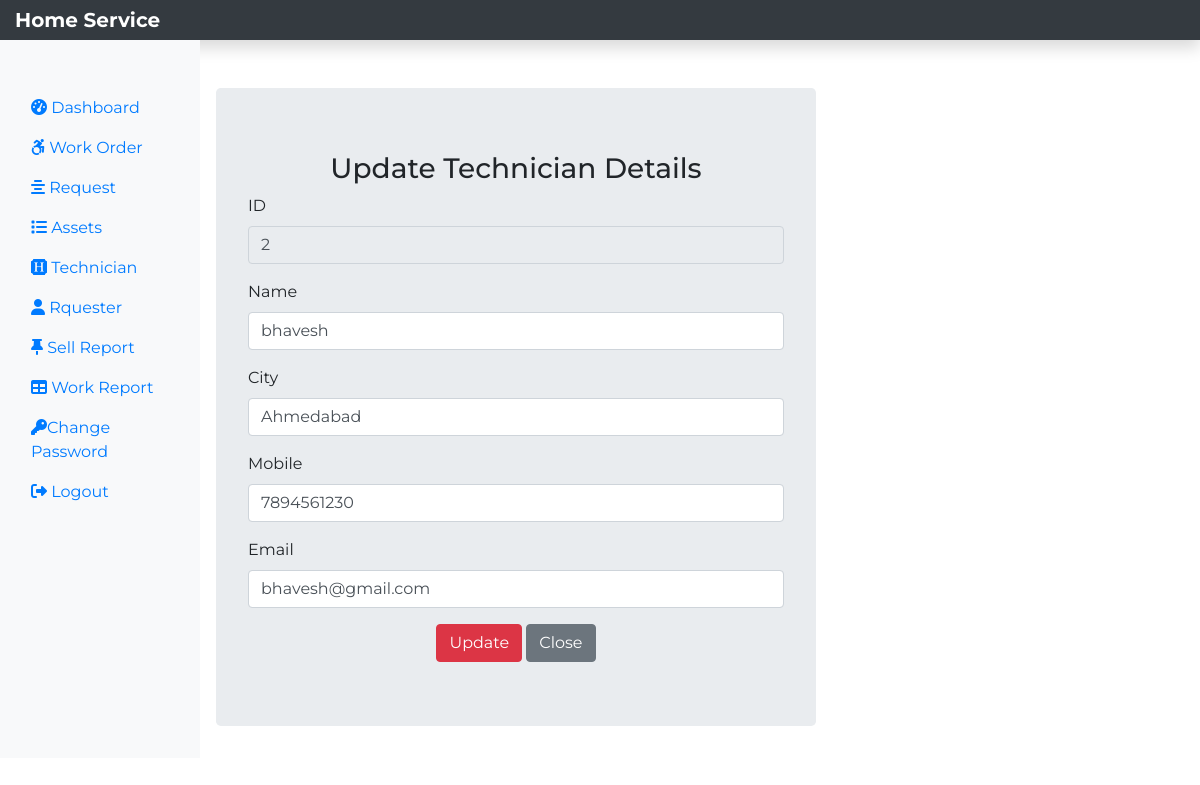
The page /edittemp.php?id=2 (signed in) on the database its author committed.
### tables this page shows
CREATE TABLE `technician_tb` (
  `empid` int(11) NOT NULL,
  `empName` varchar(60) NOT NULL,
  `empCity` varchar(60) NOT NULL,
  `empMobile` bigint(20) NOT NULL,
  `empEmail` varchar(60) NOT NULL
);

### edittemp.php (the view, shortened to what this page needs)
<?php
include('dbconnect.php');
?>
<!DOCTYPE html>
<html lang="en">
<head>
    <link rel="stylesheet" href="style.css">
    <link rel="stylesheet" href="https://cdn.jsdelivr.net/npm/bootstrap@4.3.1/dist/css/bootstrap.min.css">
    <link rel="stylesheet" href="https://cdn.jsdelivr.net/npm/bootstrap@4.3.1/dist/css/bootstrap.min.css">
</head>
<body>
<nav class="navbar navbar-dark fied-top bg-dark flex-md-nowrap p-0 shadow">
   <a class="navbar-brand col-sm-3 col-md-2 mr-0" href="requestprofile.php">Home Service</a></nav>
   <div class="container-fluid">
    <div class="row">
        <nav class="col-sm-2 bg-light sidebar py-5 ">
            <div class="sidebar sticky">
                <ul class="nav flex-column">
                    <li class="nav-item"><a class="nav-link active" href="dashboard.php"><i class="fas fa-tachometer-alt"></i>&nbsp;Dashboard</a></li>
                    <li class="nav-item"><a class="nav-link" href="work.php"><i class="fab fa-accessible-icon"></i>&nbsp;Work Order</a></li>
                    <li class="nav-item"><a class="nav-link" href="req.php"><i class="fas fa-align-center"></i>&nbsp;Request </a></li>
                    <li class="nav-item"><a class="nav-link" href="assets.php"><i class="fas fa-list"></i>&nbsp;Assets</a></li>
                    <li class="nav-item"><a class="nav-link" href="technician.php"><i class="fa-brands fa-hire-a-helper"></i>&nbsp;Technician</a></li>
                    <li class="nav-item"><a class="nav-link" href="rquester.php"><i class="fas fa-user"></i>&nbsp;Rquester</a></li>
                    <li class="nav-item"><a class="nav-link" href="sellreport.php"><i class="fa-solid fa-thumbtack"></i>&nbsp;Sell Report</a></li>
                    <li class="nav-item"><a class="nav-link" href="workreport.php"><i class="fas fa-table"></i>&nbsp;Work Report</a></li>
                    <li class="nav-item"><a class="nav-link" href="changepass.php"><i class="fas fa-key"></i>Change Password</a></li>
                    <li class="nav-item"><a class="nav-link" href="logout.php"><i class="fas fa-sign-out-alt"></i>&nbsp;Logout</a></li>
                </ul>
            </div>
        </nav>
<div class="col-sm-6 mt-5 mx-3 jumbotron">
    <h3 class="text-center">Update Technician Details</h3>
    <?php
     if(isset($_REQUEST['id'])){
        $sql ="SELECT * FROM  technician_tb WHERE empid ={$_REQUEST['id']}";
        $result = $conn->query($sql);
        $row = $result->fetch_assoc();
     }
    ?>
     <form action="<?php $_SELF_PHP ?>" method="POST">
     <div class="form-group">
            <label for="empid">ID</label>
            <input type="text" class="form-control" name="empid" id="empid" Value="<?php if(isset($row['empid'])) { echo $row['empid'];} ?>" readonly>
        </div>
     <div class="form-group">
            <label for="empName">Name</label>
            <input type="text" class="form-control" name="empName" id="empName" Value="<?php if(isset($row['empName'])) { echo $row['empName'];} ?>">
        </div>
        <div class="form-group">
            <label for="empCity">City</label>
            <input type="text" class="form-control" name="empCity" id="empCity" Value="<?php if(isset($row['empCity'])) { echo $row['empCity'];} ?>">
        </div>
        <div class="form-group">
            <label for="empMobile">Mobile</label>
            <input type="number" class="form-control" name="empMobile" id="empMobile" Value="<?php if(isset($row['empMobile'])) { echo $row['empMobile'];} ?>">
        </div>
        <div class="form-group">
            <label for="empEmail">Email</label>
            <input type="text" class="form-control" name="empEmail" id="empEmail" Value="<?php if(isset($row['empEmail'])) { echo $row['empEmail'];} ?>">
        </div>
        <div class="text-center">
            <button type="submit" class="btn btn-danger" id="empupdate" name="empupdate">Update</button>
            <a href="technician.php" class="btn btn-secondary">Close</a>
        </div>
     </form>
</div>
        </div>
   </div>
</body>
</html>

### style.css (style rules this page uses)
* { margin: 0; padding: 0; box-sizing: border-box; font-family: 'Montserrat', sans-serif; }
.navbar-brand { font-weight: bold; }

### rows shown on the page
technician_tb: empid "2", empName "bhavesh", empCity "Ahmedabad", empMobile "7894561230", empEmail "bhavesh@gmail.com"
